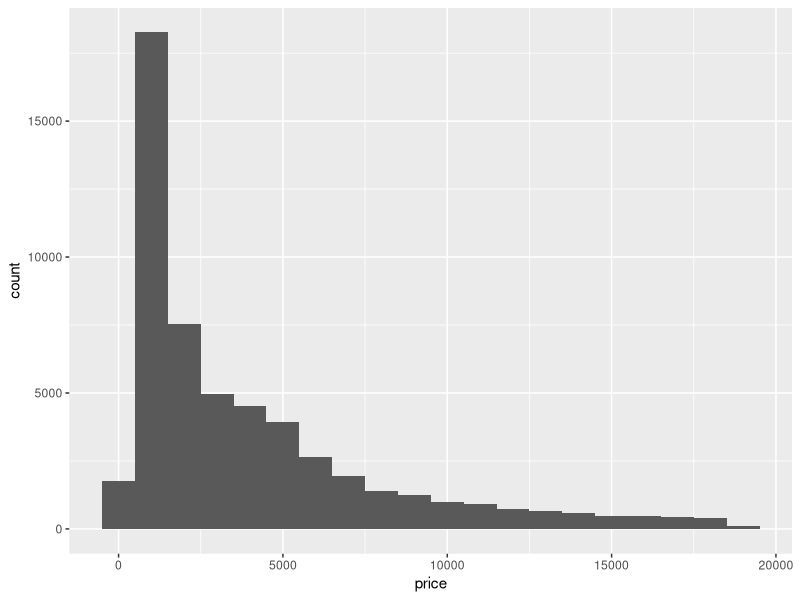
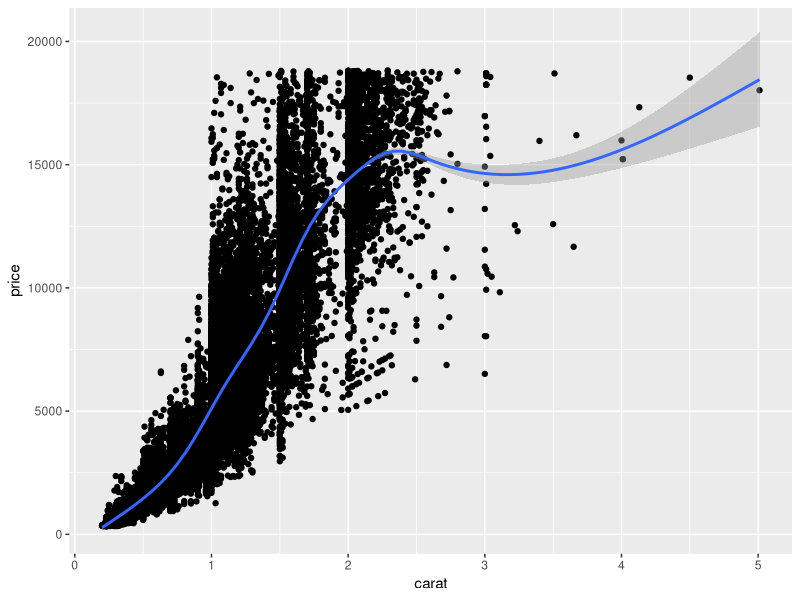
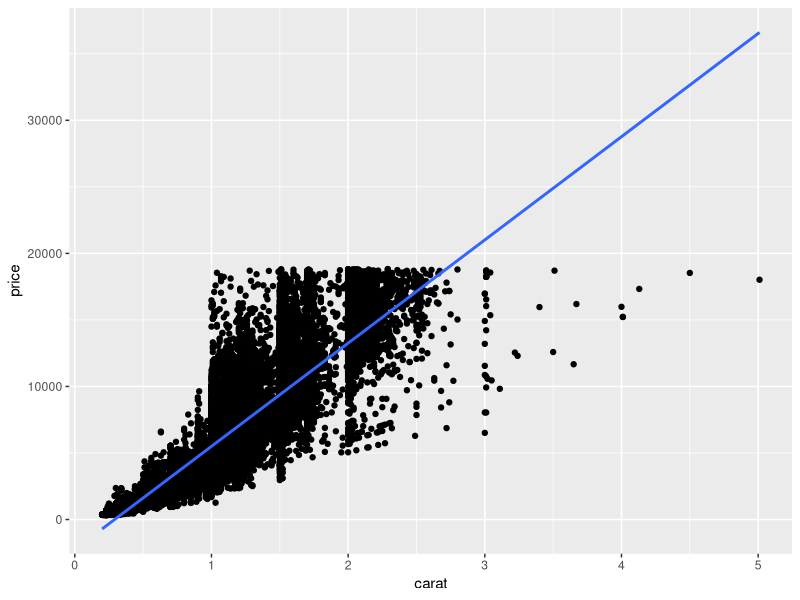

R code for these plots, in order:
## ---- chunk 1

## ---- chunk 2
library(tidyverse)
library(broom)
library(modelr)
## ---- chunk 3
ggplot(data = diamonds, aes(x = price)) +
  geom_histogram(binwidth = 1000)
## ---- chunk 4
ggplot(data = diamonds, aes(x = carat, y = price)) +
  geom_point() + geom_smooth()
## ---- chunk 5
ggplot(data = diamonds, aes(x = carat, y = price)) +
  geom_point() + geom_smooth(method = "lm", se = FALSE)
## ---- chunk 6
model <- lm(price ~ carat, data = diamonds)
model
## ---- chunk 7
glance(model)
